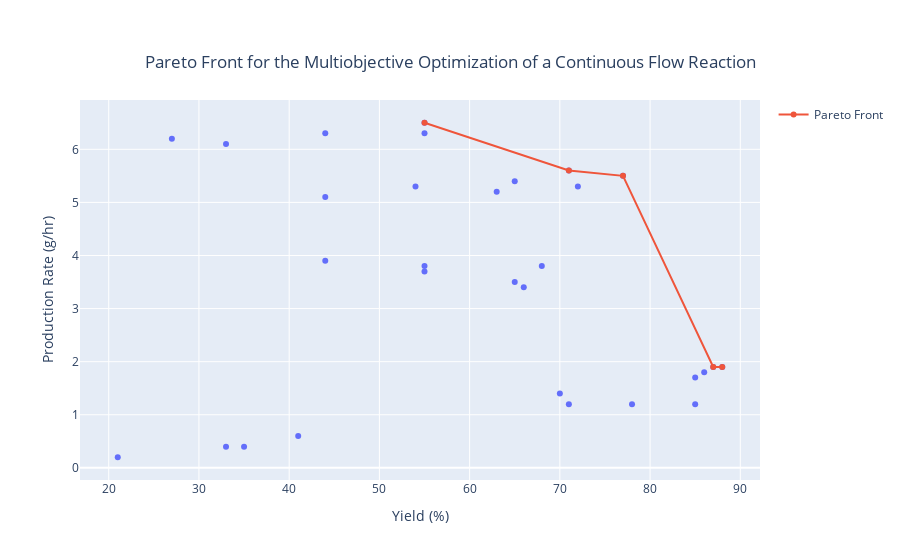
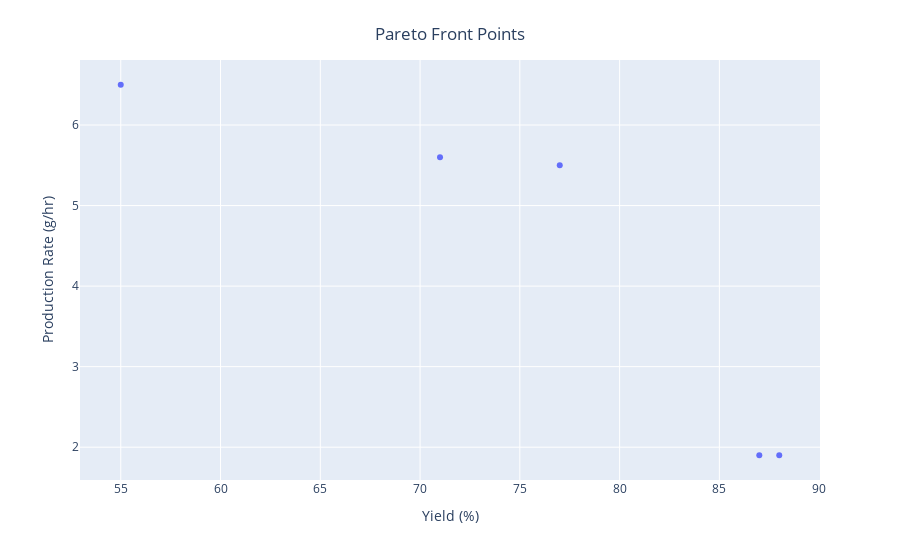
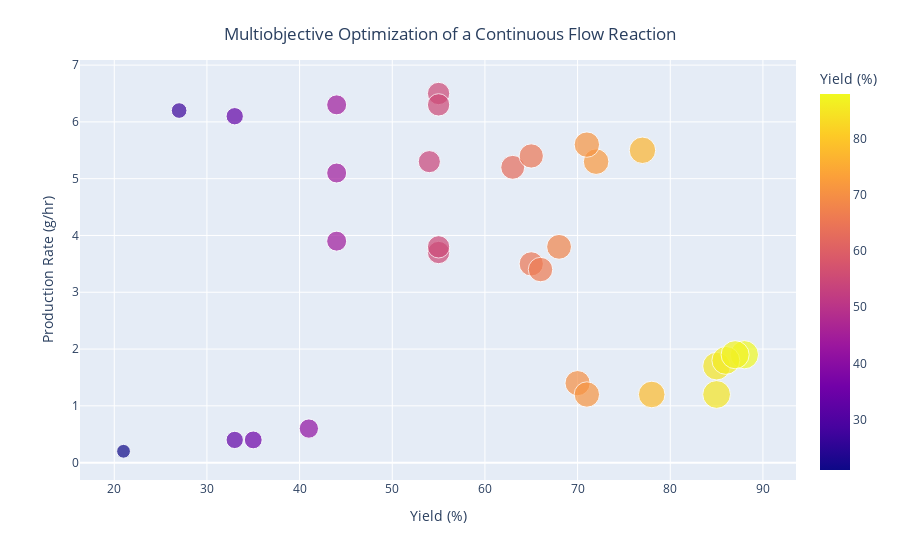

The cell these charts' notebook holds for them, in order:
### Code cell
#View plots
plot_pareto_frontier(pareto_x, pareto_y)

### Figure 1 — Plotly figure (JSON) as saved in the notebook; plotly's stock layout.template omitted (floating-point values rounded to 4 significant figures)
{"data": [{"hovertemplate": "Yield (%)=%{x}<br>Production Rate (g/hr)=%{y}<extra></extra>", "legendgroup": "", "marker": {"color": "#636efa", "symbol": "circle"}, "mode": "markers", "name": "", "orientation": "v", "showlegend": false, "type": "scatter", "x": [55, 85, 44, 55, 27, 88, 63, 77, 72, 65, 54, 44, 44, 70, 33, 33, 68, 85, 86, 55, 55, 87, 71, 71, 78, 65, 41, 66, 35, 21], "xaxis": "x", "y": [6.5, 1.2, 5.1, 3.7, 6.2, 1.9, 5.2, 5.5, 5.3, 5.4, 5.3, 6.3, 3.9, 1.4, 6.1, 0.4, 3.8, 1.7, 1.8, 3.8, 6.3, 1.9, 1.2, 5.6, 1.2, 3.5, 0.6, 3.4, 0.4, 0.2], "yaxis": "y"}, {"name": "Pareto Front", "type": "scatter", "x": [88, 87, 77, 71, 55], "y": [1.9, 1.9, 5.5, 5.6, 6.5]}], "layout": {"legend": {"tracegroupgap": 0}, "title": {"text": "Pareto Front for the Multiobjective Optimization of a Continuous Flow Reaction", "x": 0.5, "xanchor": "center", "y": 0.9, "yanchor": "top"}, "xaxis": {"anchor": "y", "domain": [0, 1], "title": {"text": "Yield (%)"}}, "yaxis": {"anchor": "x", "domain": [0, 1], "title": {"text": "Production Rate (g/hr)"}}}}

### Figure 2 — Plotly figure (JSON) as saved in the notebook; plotly's stock layout.template omitted (floating-point values rounded to 4 significant figures)
{"data": [{"hovertemplate": "Yield (%)=%{x}<br>Production Rate (g/hr)=%{y}<extra></extra>", "legendgroup": "", "marker": {"color": "#636efa", "symbol": "circle"}, "mode": "markers", "name": "", "orientation": "v", "showlegend": false, "type": "scatter", "x": [88, 87, 77, 71, 55], "xaxis": "x", "y": [1.9, 1.9, 5.5, 5.6, 6.5], "yaxis": "y"}], "layout": {"legend": {"tracegroupgap": 0}, "margin": {"t": 60}, "title": {"text": "Pareto Front Points", "x": 0.5, "xanchor": "center", "y": 0.95, "yanchor": "top"}, "xaxis": {"anchor": "y", "domain": [0, 1], "title": {"text": "Yield (%)"}}, "yaxis": {"anchor": "x", "domain": [0, 1], "title": {"text": "Production Rate (g/hr)"}}}}

### Figure 3 — Plotly figure (JSON) as saved in the notebook; plotly's stock layout.template omitted (floating-point values rounded to 4 significant figures)
{"data": [{"customdata": [[138, 43, 0.48], [138, 41, 0.33], [138, 39, 0.655], [138, 21, 0.605], [138, 19, 0.655], [135, 43, 0.48], [135, 43, 0.43], [135, 43, 0.33], [135, 35, 0.655], [135, 27, 0.58], [135, 27, 0.505], [135, 27, 0.455], [135, 23, 0.655], [132, 37, 0.405], [129, 43, 0.455], [129, 5, 0.38], [126, 13, 0.505], [117, 41, 0.48], [117, 37, 0.48], [117, 37, 0.355], [117, 35, 0.63], [114, 43, 0.455], [114, 43, 0.38], [114, 41, 0.555], [102, 23, 0.405], [78, 23, 0.48], [54, 41, 0.58], [54, 41, 0.48], [45, 29, 0.605], [45, 7, 0.655]], "hovertemplate": "Yield (%)=%{marker.color}<br>Production Rate (g/hr)=%{y}<br>temperature=%{customdata[0]}<br>time=%{customdata[1]}<br>stoichiometry=%{customdata[2]}<extra></extra>", "legendgroup": "", "marker": {"color": [55, 85, 44, 55, 27, 88, 63, 77, 72, 65, 54, 44, 44, 70, 33, 33, 68, 85, 86, 55, 55, 87, 71, 71, 78, 65, 41, 66, 35, 21], "coloraxis": "coloraxis", "size": [55, 85, 44, 55, 27, 88, 63, 77, 72, 65, 54, 44, 44, 70, 33, 33, 68, 85, 86, 55, 55, 87, 71, 71, 78, 65, 41, 66, 35, 21], "sizemode": "area", "sizeref": 0.22, "symbol": "circle"}, "mode": "markers", "name": "", "orientation": "v", "showlegend": false, "type": "scatter", "x": [55, 85, 44, 55, 27, 88, 63, 77, 72, 65, 54, 44, 44, 70, 33, 33, 68, 85, 86, 55, 55, 87, 71, 71, 78, 65, 41, 66, 35, 21], "xaxis": "x", "y": [6.5, 1.2, 5.1, 3.7, 6.2, 1.9, 5.2, 5.5, 5.3, 5.4, 5.3, 6.3, 3.9, 1.4, 6.1, 0.4, 3.8, 1.7, 1.8, 3.8, 6.3, 1.9, 1.2, 5.6, 1.2, 3.5, 0.6, 3.4, 0.4, 0.2], "yaxis": "y"}], "layout": {"coloraxis": {"colorbar": {"title": {"text": "Yield (%)"}}, "colorscale": [[0, "#0d0887"], [0.1111, "#46039f"], [0.2222, "#7201a8"], [0.3333, "#9c179e"], [0.4444, "#bd3786"], [0.5556, "#d8576b"], [0.6667, "#ed7953"], [0.7778, "#fb9f3a"], [0.8889, "#fdca26"], [1, "#f0f921"]]}, "legend": {"itemsizing": "constant", "tracegroupgap": 0}, "margin": {"t": 60}, "title": {"text": "Multiobjective Optimization of a Continuous Flow Reaction", "x": 0.5, "xanchor": "center", "y": 0.95, "yanchor": "top"}, "xaxis": {"anchor": "y", "domain": [0, 1], "title": {"text": "Yield (%)"}}, "yaxis": {"anchor": "x", "domain": [0, 1], "title": {"text": "Production Rate (g/hr)"}}}}
